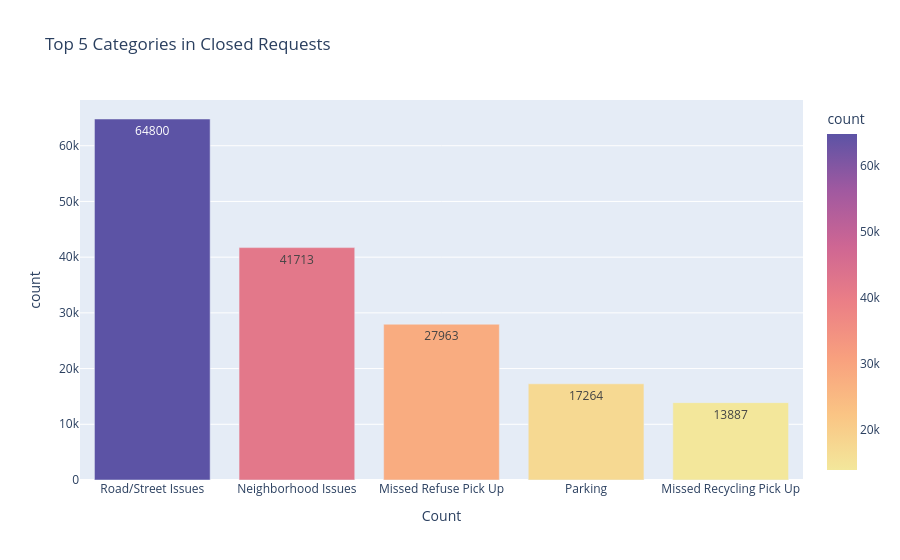
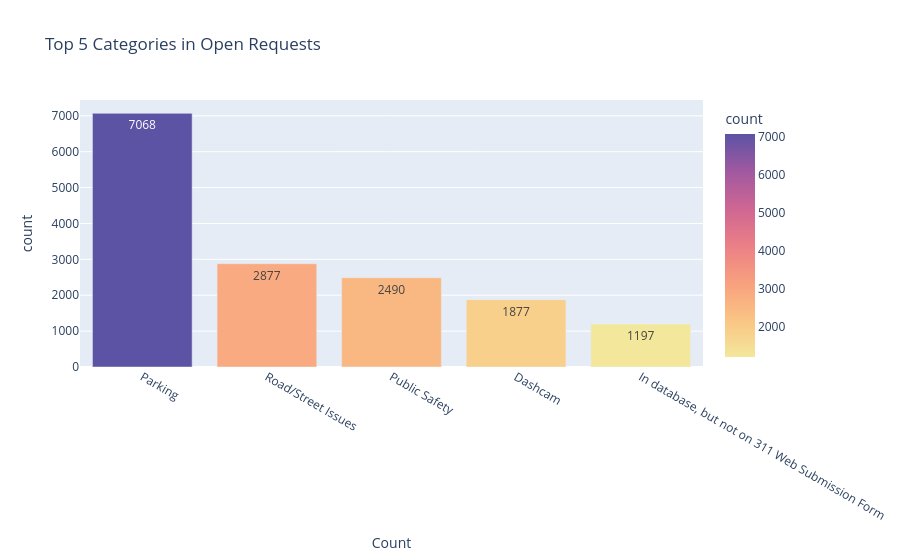
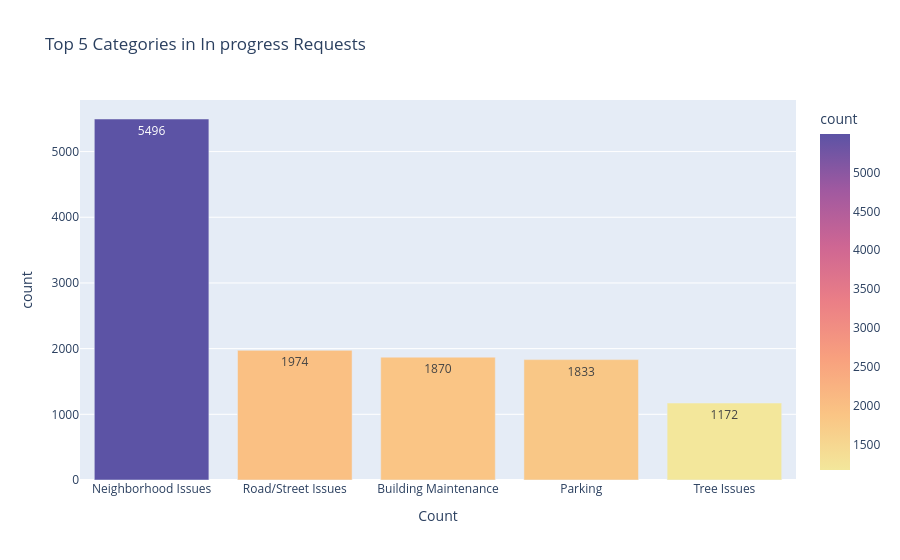

Write notebook code for charts like these, in order.
### Code cell
# Visualize the top 5 'category' 

# Function to create bar charts for top 5 categories
def plot_top_request_types(df, status_name):
    top_request_types = df['category'].value_counts().head(5).reset_index()
    fig = px.bar(
        top_request_types,
        x='category',
        y='count',
        labels={'index': 'Category Name', 'category': 'Count'},
        title=f'Top 5 Categories in {status_name.capitalize()} Requests',
        orientation='v',
        color='count',
        color_continuous_scale=px.colors.sequential.Sunset,
        text='count'
    )
    fig.update_layout()
    fig.show()

# Plot for Closed Requests
plot_top_request_types(df_closed, 'closed')

# Plot for Open Requests
plot_top_request_types(df_open, 'open')

# Plot for In Progress Requests
plot_top_request_types(df_in_progress, 'in progress')

### Figure 1 — Plotly figure (JSON) as saved in the notebook; plotly's stock layout.template omitted (floating-point values rounded to 4 significant figures)
{"data": [{"hovertemplate": "Count=%{x}<br>count=%{marker.color}<extra></extra>", "legendgroup": "", "marker": {"color": [64800, 41713, 27963, 17264, 13887], "coloraxis": "coloraxis", "pattern": {"shape": ""}}, "name": "", "orientation": "v", "showlegend": false, "text": [64800.0, 41710.0, 27960.0, 17260.0, 13890.0], "textposition": "auto", "type": "bar", "x": ["Road/Street Issues", "Neighborhood Issues", "Missed Refuse Pick Up", "Parking", "Missed Recycling Pick Up"], "xaxis": "x", "y": [64800, 41713, 27963, 17264, 13887], "yaxis": "y"}], "layout": {"barmode": "relative", "coloraxis": {"colorbar": {"title": {"text": "count"}}, "colorscale": [[0, "rgb(243, 231, 155)"], [0.1667, "rgb(250, 196, 132)"], [0.3333, "rgb(248, 160, 126)"], [0.5, "rgb(235, 127, 134)"], [0.6667, "rgb(206, 102, 147)"], [0.8333, "rgb(160, 89, 160)"], [1, "rgb(92, 83, 165)"]]}, "legend": {"tracegroupgap": 0}, "title": {"text": "Top 5 Categories in Closed Requests"}, "xaxis": {"anchor": "y", "domain": [0, 1], "title": {"text": "Count"}}, "yaxis": {"anchor": "x", "domain": [0, 1], "title": {"text": "count"}}}}

### Figure 2 — Plotly figure (JSON) as saved in the notebook; plotly's stock layout.template omitted (floating-point values rounded to 4 significant figures)
{"data": [{"hovertemplate": "Count=%{x}<br>count=%{marker.color}<extra></extra>", "legendgroup": "", "marker": {"color": [7068, 2877, 2490, 1877, 1197], "coloraxis": "coloraxis", "pattern": {"shape": ""}}, "name": "", "orientation": "v", "showlegend": false, "text": [7068.0, 2877.0, 2490.0, 1877.0, 1197.0], "textposition": "auto", "type": "bar", "x": ["Parking", "Road/Street Issues", "Public Safety", "Dashcam", "In database, but not on 311 Web Submission Form"], "xaxis": "x", "y": [7068, 2877, 2490, 1877, 1197], "yaxis": "y"}], "layout": {"barmode": "relative", "coloraxis": {"colorbar": {"title": {"text": "count"}}, "colorscale": [[0, "rgb(243, 231, 155)"], [0.1667, "rgb(250, 196, 132)"], [0.3333, "rgb(248, 160, 126)"], [0.5, "rgb(235, 127, 134)"], [0.6667, "rgb(206, 102, 147)"], [0.8333, "rgb(160, 89, 160)"], [1, "rgb(92, 83, 165)"]]}, "legend": {"tracegroupgap": 0}, "title": {"text": "Top 5 Categories in Open Requests"}, "xaxis": {"anchor": "y", "domain": [0, 1], "title": {"text": "Count"}}, "yaxis": {"anchor": "x", "domain": [0, 1], "title": {"text": "count"}}}}

### Figure 3 — Plotly figure (JSON) as saved in the notebook; plotly's stock layout.template omitted (floating-point values rounded to 4 significant figures)
{"data": [{"hovertemplate": "Count=%{x}<br>count=%{marker.color}<extra></extra>", "legendgroup": "", "marker": {"color": [5496, 1974, 1870, 1833, 1172], "coloraxis": "coloraxis", "pattern": {"shape": ""}}, "name": "", "orientation": "v", "showlegend": false, "text": [5496.0, 1974.0, 1870.0, 1833.0, 1172.0], "textposition": "auto", "type": "bar", "x": ["Neighborhood Issues", "Road/Street Issues", "Building Maintenance", "Parking", "Tree Issues"], "xaxis": "x", "y": [5496, 1974, 1870, 1833, 1172], "yaxis": "y"}], "layout": {"barmode": "relative", "coloraxis": {"colorbar": {"title": {"text": "count"}}, "colorscale": [[0, "rgb(243, 231, 155)"], [0.1667, "rgb(250, 196, 132)"], [0.3333, "rgb(248, 160, 126)"], [0.5, "rgb(235, 127, 134)"], [0.6667, "rgb(206, 102, 147)"], [0.8333, "rgb(160, 89, 160)"], [1, "rgb(92, 83, 165)"]]}, "legend": {"tracegroupgap": 0}, "title": {"text": "Top 5 Categories in In progress Requests"}, "xaxis": {"anchor": "y", "domain": [0, 1], "title": {"text": "Count"}}, "yaxis": {"anchor": "x", "domain": [0, 1], "title": {"text": "count"}}}}
